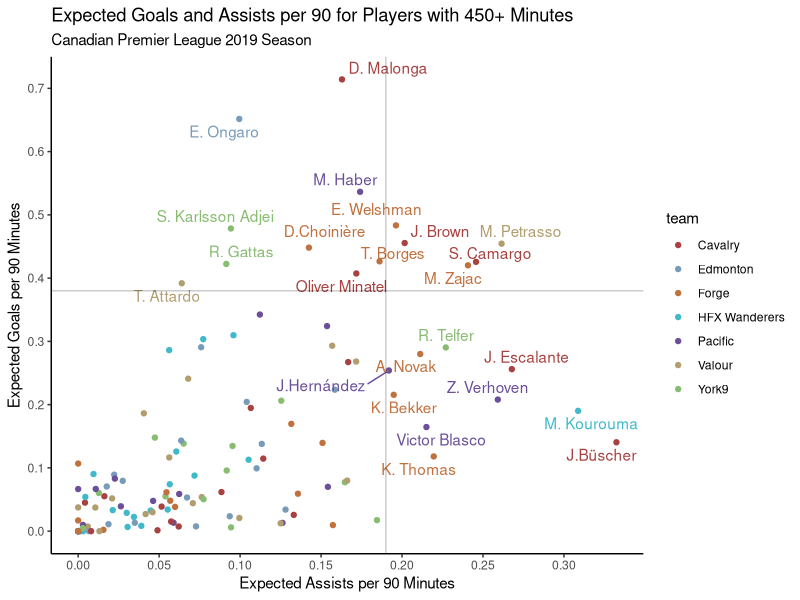

Here is the R script that generated this plot:
## ---- chunk 1
knitr::opts_chunk$set(echo = TRUE, fig.width = 12, fig.height = 8)
## ---- chunk 2
library(tidyverse)
library(ggrepel)
## ---- chunk 3
playerTotals <- read.csv("./CPL Player Totals 2019.csv")
## ---- chunk 4
playerTotals[13, 10] <- "J.Büscher"
playerTotals[96, 10] <- "D.Choinière"
playerTotals[117, 10] <- "J.Hernández"
## ---- chunk 5
playerTotals %>%
  mutate(
    ExpG90 = if_else(Min == 0, 0, ExpG / Min * 90),
    ExpA90 = if_else(Min == 0, 0, ExpA / Min * 90)
  ) %>% subset(
    Min>=450
  )-> playerTotals90
## ---- chunk 6
ggplot(data=playerTotals90, aes(x=ExpA90,y=ExpG90, color=team, label=player)) + 
  labs(
    title ="Expected Goals and Assists per 90 for Players with 450+ Minutes",
    subtitle = "Canadian Premier League 2019 Season",
    x = "Expected Assists per 90 Minutes",
    y = "Expected Goals per 90 Minutes") +
  geom_point() +
  geom_text_repel(
    data = subset(playerTotals90, (ExpG90>0.38 | ExpA90>0.19)),
    show.legend = FALSE) + 
  geom_hline(yintercept = 0.38, alpha = 0.2) +
  geom_vline(xintercept = 0.19, alpha = 0.2) +
  scale_x_continuous(n.breaks = 8) +
  scale_y_continuous(n.breaks = 7) +
  scale_color_manual(values=c("#a84241", "#789bba", "#c1713e", "#40b9ca", "#6b4f99", "#b19d6e", "#88bc71")) +
  theme_classic()
